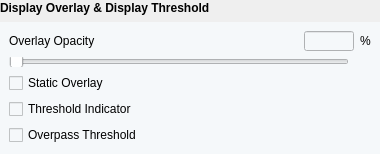
                        <widget class="QWidget" name="widget_42" native="true">
                         <property name="maximumSize">
                          <size>
                           <width>380</width>
                           <height>228</height>
                          </size>
                         </property>
                         <layout class="QVBoxLayout" name="verticalLayout_28">
                          <property name="leftMargin">
                           <number>0</number>
                          </property>
                          <property name="topMargin">
                           <number>0</number>
                          </property>
                          <property name="rightMargin">
                           <number>0</number>
                          </property>
                          <property name="bottomMargin">
                           <number>0</number>
                          </property>
                          <item>
                           <layout class="QVBoxLayout" name="verticalLayout_29">
                            <item>
                             <widget class="QLabel" name="label_114">
                              <property name="minimumSize">
                               <size>
                                <width>380</width>
                                <height>16</height>
                               </size>
                              </property>
                              <property name="maximumSize">
                               <size>
                                <width>380</width>
                                <height>16</height>
                               </size>
                              </property>
                              <property name="font">
                               <font>
                                <pointsize>9</pointsize>
                                <weight>75</weight>
                                <bold>true</bold>
                               </font>
                              </property>
                              <property name="text">
                               <string>Display Overlay &amp; Display Threshold</string>
                              </property>
                             </widget>
                            </item>
                            <item>
                             <widget class="QWidget" name="widget_43" native="true">
                              <property name="maximumSize">
                               <size>
                                <width>380</width>
                                <height>204</height>
                               </size>
                              </property>
                              <property name="styleSheet">
                               <string notr="true">background-color: rgb(245, 248, 250);</string>
                              </property>
                              <layout class="QVBoxLayout" name="verticalLayout_30">
                               <item>
                                <layout class="QGridLayout" name="gridLayout_49">
                                 <item row="0" column="0">
                                  <widget class="QLabel" name="label_115">
                                   <property name="font">
                                    <font/>
                                   </property>
                                   <property name="text">
                                    <string>Overlay Opacity</string>
                                   </property>
                                  </widget>
                                 </item>
                                 <item row="0" column="1">
                                  <spacer name="horizontalSpacer_30">
                                   <property name="orientation">
                                    <enum>Qt::Horizontal</enum>
                                   </property>
                                   <property name="sizeHint" stdset="0">
                                    <size>
                                     <width>40</width>
                                     <height>20</height>
                                    </size>
                                   </property>
                                  </spacer>
                                 </item>
                                 <item row="0" column="2">
                                  <widget class="QLineEdit" name="DAQOverayValue">
                                   <property name="minimumSize">
                                    <size>
                                     <width>50</width>
                                     <height>20</height>
                                    </size>
                                   </property>
                                   <property name="maximumSize">
                                    <size>
                                     <width>50</width>
                                     <height>20</height>
                                    </size>
                                   </property>
                                   <property name="font">
                                    <font/>
                                   </property>
                                  </widget>
                                 </item>
                                 <item row="0" column="3">
                                  <widget class="QLabel" name="label_116">
                                   <property name="font">
                                    <font/>
                                   </property>
                                   <property name="text">
                                    <string>%</string>
                                   </property>
                                  </widget>
                                 </item>
                                 <item row="1" column="0" colspan="4">
                                  <widget class="QSlider" name="DAQOveraySlider">
                                   <property name="minimumSize">
                                    <size>
                                     <width>0</width>
                                     <height>10</height>
                                    </size>
                                   </property>
                                   <property name="maximumSize">
                                    <size>
                                     <width>340</width>
                                     <height>10</height>
                                    </size>
                                   </property>
                                   <property name="orientation">
                                    <enum>Qt::Horizontal</enum>
                                   </property>
                                  </widget>
                                 </item>
                                </layout>
                               </item>
                               <item>
                                <widget class="QCheckBox" name="checkBox_9">
                                 <property name="font">
                                  <font/>
                                 </property>
                                 <property name="text">
                                  <string>Static Overlay</string>
                                 </property>
                                </widget>
                               </item>
                               <item>
                                <widget class="QCheckBox" name="checkBox_10">
                                 <property name="font">
                                  <font/>
                                 </property>
                                 <property name="text">
                                  <string>Threshold Indicator</string>
                                 </property>
                                </widget>
                               </item>
                               <item>
                                <widget class="QCheckBox" name="checkBox_11">
                                 <property name="font">
                                  <font/>
                                 </property>
                                 <property name="text">
                                  <string>Overpass Threshold</string>
                                 </property>
                                </widget>
                               </item>
                              </layout>
                             </widget>
                            </item>
                           </layout>
                          </item>
                         </layout>
                        </widget>
